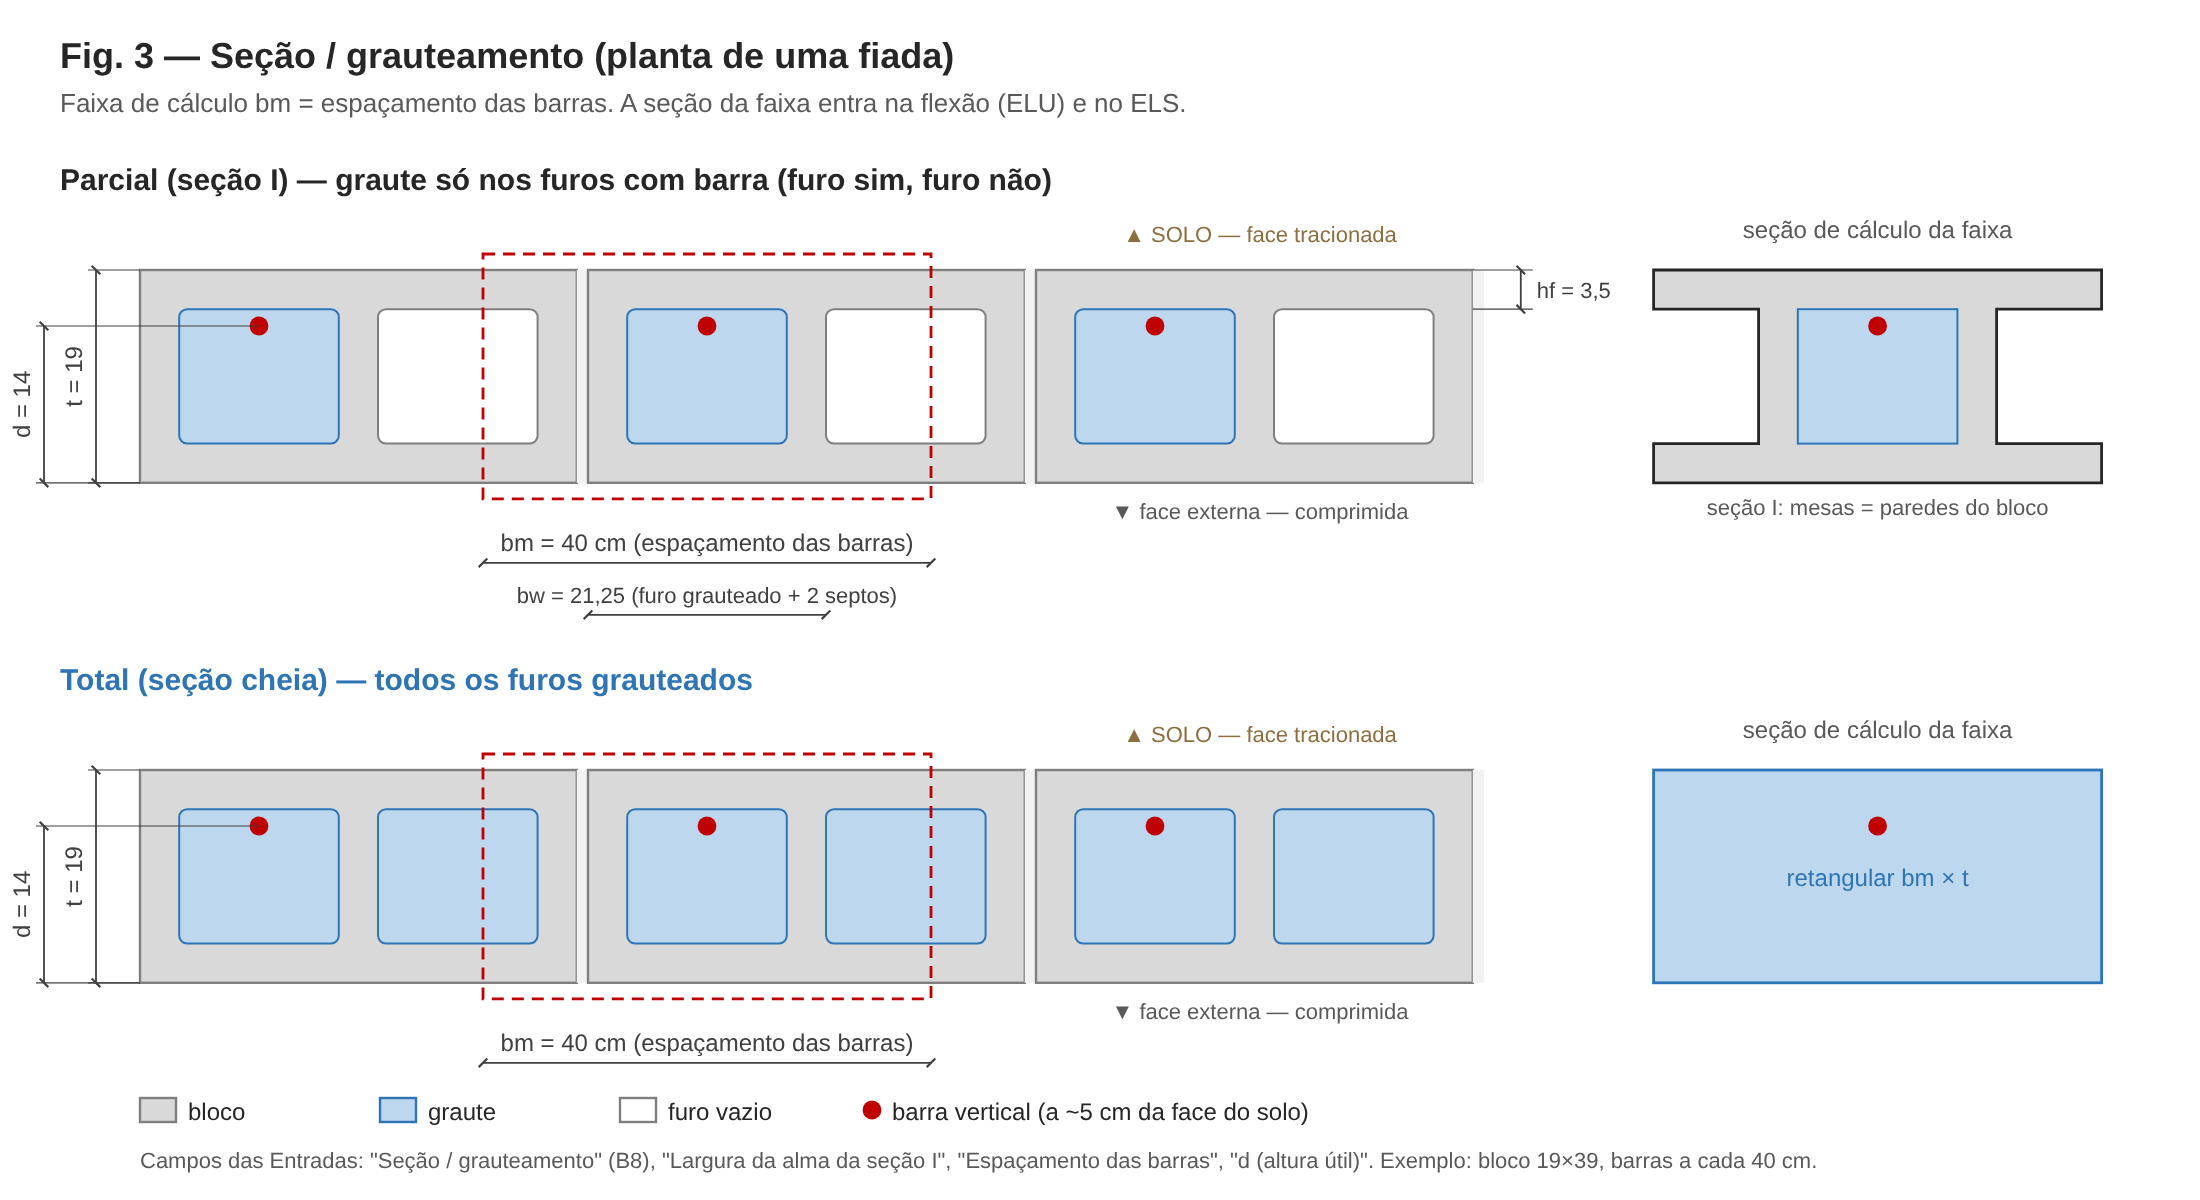

Here is the Python script that generated this plot:
from figlib import SVG, C
S = 5.6                      # px por cm
W, H = 1100, 600
s = SVG(W, H)
s.text(30, 34, 'Fig. 3 — Seção / grauteamento (planta de uma fiada)', size=18, anchor='start', weight='bold')
s.text(30, 56, 'Faixa de cálculo bm = espaçamento das barras. A seção da faixa entra na flexão (ELU) e no ELS.', size=13, anchor='start', color=C['note'])

def block(x0, y0, grout_holes, joint=True):
    # bloco 19x39: paredes 3,5; septos 3,5; furos 14,25 x 12
    t, L, hf = 19, 39, 3.5
    X = lambda v: x0 + v * S; Y = lambda v: y0 + v * S
    s.rect(X(0), Y(0), L * S, t * S, fill=C['blockfill'], stroke=C['block'], sw=1.2)
    holes = [(3.5, 17.75), (21.25, 35.5)]
    for i, (a, b) in enumerate(holes):
        fill = C['groutfill'] if i in grout_holes else C['hollow']
        st = C['grout'] if i in grout_holes else C['block']
        s.rect(X(a), Y(hf), (b - a) * S, (t - 2 * hf) * S, fill=fill, stroke=st, sw=1.0, extra='rx="4"')
    if joint:
        s.rect(X(39), Y(0), 1 * S, t * S, fill='#f2f2f2', stroke='none')

def panel(y0, total):
    x0 = 70
    title = 'Total (seção cheia) — todos os furos grauteados' if total else 'Parcial (seção I) — graute só nos furos com barra (furo sim, furo não)'
    s.text(x0 - 40, y0 - 40, title, size=15, anchor='start', weight='bold', color=C['grout'] if total else C['line'])
    # faces
    s.text(x0 + 100 * S, y0 - 14, '▲ SOLO — face tracionada', size=11, color=C['soil'])
    s.text(x0 + 100 * S, y0 + 19 * S + 18, '▼ face externa — comprimida', size=11, color=C['note'])
    for k in range(3):
        g = [0, 1] if total else [0]
        block(x0 + k * 40 * S, y0, g)
        # barra (a 5 cm da face do solo) no 1º furo de cada bloco
        s.circle(x0 + (k * 40 + 10.625) * S, y0 + 5 * S, 0.625 * S + 1.2)
    # faixa bm
    c = 40 + 10.625
    xa, xb = x0 + (c - 20) * S, x0 + (c + 20) * S
    s.rect(xa, y0 - 8, xb - xa, 19 * S + 16, stroke=C['steel'], sw=1.4, extra='stroke-dasharray="6,4"')
    s.dim_h(xa, xb, y0 + 19 * S + 40, 'bm = 40 cm (espaçamento das barras)')
    if not total:
        s.dim_h(x0 + 40 * S, x0 + 61.25 * S, y0 + 19 * S + 66, 'bw = 21,25 (furo grauteado + 2 septos)', size=11)
    # cotas t, hf, d no 1º bloco
    s.dim_v(x0 - 22, y0, y0 + 19 * S, 't = 19', side=-1, ext_from=(x0, x0))
    s.dim_v(x0 - 48, y0 + 5 * S, y0 + 19 * S, 'd = 14', side=-1, ext_from=(x0 + 10.625 * S, x0))
    if not total:
        s.line(x0 + 119 * S, y0, x0 + 119 * S + 30, y0, stroke=C['dim'], sw=0.6); s.line(x0 + 119 * S, y0 + 3.5 * S, x0 + 119 * S + 30, y0 + 3.5 * S, stroke=C['dim'], sw=0.6)
        s.add(f'<line x1="{x0 + 119 * S + 24:.2f}" y1="{y0:.2f}" x2="{x0 + 119 * S + 24:.2f}" y2="{y0 + 3.5 * S:.2f}" stroke="#404040" stroke-width="0.9" marker-start="url(#tick)" marker-end="url(#tick)"/>')
        s.text(x0 + 119 * S + 32, y0 + 3.5 * S / 2 + 4, 'hf = 3,5', size=11, anchor='start', color=C['dim'])
    # seção equivalente
    sx = x0 + 128 * S + 40; sy = y0
    s.text(sx + 20 * S, y0 - 16, 'seção de cálculo da faixa', size=12, color=C['note'])
    if total:
        s.rect(sx, sy, 40 * S, 19 * S, fill=C['groutfill'], stroke=C['grout'], sw=1.4)
        s.text(sx + 20 * S, sy + 9.5 * S + 5, 'retangular bm × t', size=12, color=C['grout'])
    else:
        bw = 21.25; o = (40 - bw) / 2
        pts = [(0, 0), (40, 0), (40, 3.5), (40 - o, 3.5), (40 - o, 15.5), (40, 15.5), (40, 19), (0, 19), (0, 15.5), (o, 15.5), (o, 3.5), (0, 3.5)]
        s.poly([(sx + a * S, sy + b * S) for a, b in pts], fill=C['blockfill'], stroke=C['line'], sw=1.4)
        s.rect(sx + (o + 3.5) * S, sy + 3.5 * S, 14.25 * S, 12 * S, fill=C['groutfill'], stroke=C['grout'], sw=1.0)
        s.text(sx + 20 * S, sy + 19 * S + 16, 'seção I: mesas = paredes do bloco', size=11, color=C['note'])
    s.circle(sx + 20 * S, sy + 5 * S, 0.625 * S + 1.2)

panel(135, total=False)
panel(385, total=True)
# legenda
ly = 560
items = [(C['blockfill'], C['block'], 'bloco'), (C['groutfill'], C['grout'], 'graute'), ('#ffffff', C['block'], 'furo vazio')]
x = 70
for f, st, t in items:
    s.rect(x, ly - 11, 18, 12, fill=f, stroke=st); s.text(x + 24, ly, t, size=12, anchor='start'); x += 120
s.circle(x + 6, ly - 5, 4.7); s.text(x + 16, ly, 'barra vertical (a ~5 cm da face do solo)', size=12, anchor='start')
s.text(70, ly + 24, 'Campos das Entradas: "Seção / grauteamento" (B8), "Largura da alma da seção I", "Espaçamento das barras", "d (altura útil)". Exemplo: bloco 19×39, barras a cada 40 cm.', size=11, anchor='start', color=C['note'])
s.save('fig03_secao.svg')
print('ok')
